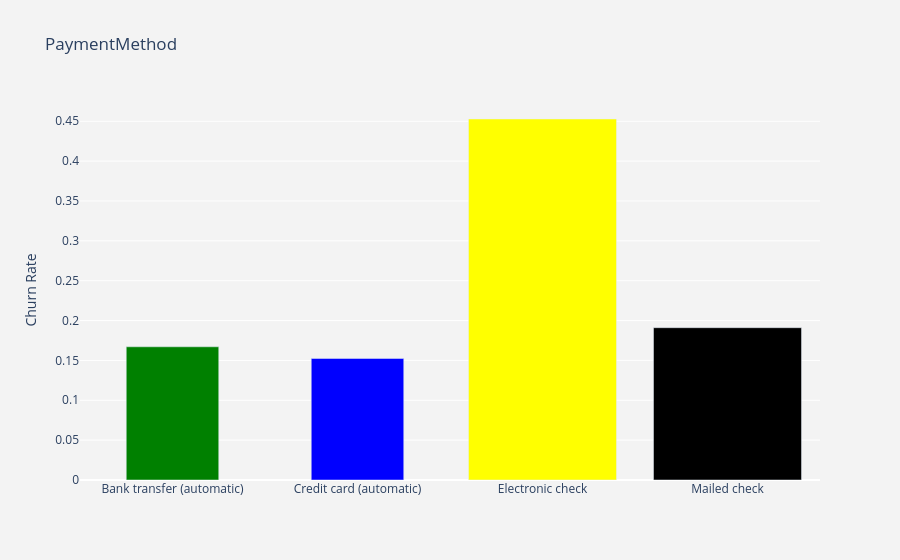

Notebook code cell kept with this figure:
### Code cell
visualization_churn_rate('PaymentMethod')

### Figure 1 — Plotly figure (JSON) as saved in the notebook; plotly's stock layout.template omitted (floating-point values rounded to 4 significant figures)
{"data": [{"marker": {"color": ["green", "blue", "yellow"]}, "type": "bar", "width": [0.5, 0.5], "x": ["Bank transfer (automatic)", "Credit card (automatic)", "Electronic check", "Mailed check"], "y": [0.1671, 0.1524, 0.4529, 0.1911]}], "layout": {"paper_bgcolor": "rgb(243,243,243)", "plot_bgcolor": "rgb(243,243,243)", "title": {"text": "PaymentMethod"}, "xaxis": {"type": "category"}, "yaxis": {"title": {"text": "Churn Rate"}}}}
